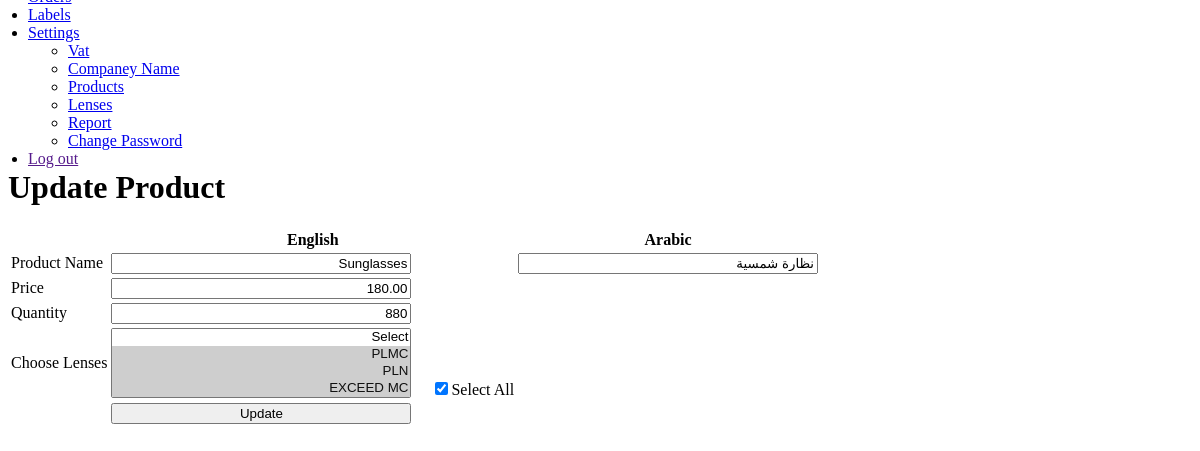
Screenshot of /product_edit.php?id=2 with the database file from the repository.
### tables this page shows
CREATE TABLE `products` (
  `id` int(11) NOT NULL,
  `product_name` varchar(255) NOT NULL,
  `product_arabic` varchar(255) NOT NULL,
  `product_price` decimal(10,2) NOT NULL,
  `product_qty` int(11) NOT NULL,
  `ischecked` int(2) NOT NULL DEFAULT '0'
);

### product_edit.php (the view, shortened to what this page needs)
<?php
$product_id = $_GET['id'];
$product_select = "SELECT * FROM products WHERE id='".$product_id."'";
$product_query = mysql_query($product_select);
$product_fetch = mysql_fetch_assoc($product_query);
$paired_lens_query = mysql_query("SELECT lens_id FROM lens_relation WHERE product_id = '".$product_id."' ");
$pairedLensArray = array();
while($pairedLens = mysql_fetch_assoc($paired_lens_query))
{
	array_push($pairedLensArray, $pairedLens['lens_id']);
}
require_once 'inc/page_menu.php';
?>
<link href="css/fSelect.css" rel="stylesheet">
<div class="content-header">
	<div class="header-section">
		<h1>Update Product</h1>
	</div>
</div>
<div class="block full block-alt-noblabel">
	<form id="LabelForm" method="post">
	<div class="table-responsive">
		<table id="general-table" class="table table-striped table-vcenter">
			<thead>
				<tr>
					<th></th>
					<th>English</th>
					<th>Arabic</th>
				</tr>
			</thead>
			<tbody>
				<tr>
					<td>Product Name</td>
					<td valign="top">
						<input type="text" name="product_name" value="<?php echo $product_fetch['product_name']; ?>" id="product_name" class="form-control" style="direction: rtl; width:300px;">
					</td>
					<td valign="top">
						<input type="text" value="<?php echo $product_fetch['product_arabic']; ?>" name="product_arabic"  id="product_arabic" class="form-control" style="direction: rtl; width:300px;" />
					</td>
				</tr>
				<tr>
					<td>Price</td>
					<td valign="top">
						<input type="number" name="product_price" value="<?php echo $product_fetch['product_price']; ?>" id="product_price" class="form-control" style="direction: rtl; width:300px;">
					</td>
				</tr>
				<tr>
					<td>Quantity</td>
					<td valign="top">
						<input type="number" name="product_qty"  id="product_qty" class="form-control" value="<?php echo $product_fetch['product_qty']; ?>" style="direction: rtl; width:300px;">
					</td>
				</tr>
				<tr>
					<td>Choose Lenses</td>
					<td valign="top">
						<select name="lenses_ids" id="lenses_ids" class="form-control lenses" style="direction: rtl; width:300px;" multiple="multiple">
							<option value="">Select</option>
							<?php
							$lense_select = "SELECT * FROM lenses";
							$lense_select_query = mysql_query($lense_select);
							if(mysql_num_rows($lense_select_query) > 0) {
								while ($lense_fetch = mysql_fetch_assoc($lense_select_query)) {
							?>
							<option value="<?php echo $lense_fetch['id']; ?>" <?php if(in_array($lense_fetch['id'], $pairedLensArray)) echo 'selected=selected'; ?>><?php echo $lense_fetch['lens_name']; ?></option>
						<?php } }
							?>
						</select>
						<input type="checkbox" id="checkbox" name="selectCheck" style="margin-left:20px;" <?php if($product_fetch['ischecked'] == 1) echo 'checked="checked"'; ?> >Select All
					</td>
				</tr>
				<tr>
					<td></td>
					<td valign="top"><input type="button" class="form-control btn btn-sm btn-primary" onClick="UpdateRecord(<?php echo $product_fetch['id'];?>);" value="Update" style="width:300px;"> </td>
				</tr>
			</tbody>
		</table>
	</div>
	</form>
</div>

### rows the page displays
products: product_name "ٍSunglasses", product_arabic "نظارة شمسية", product_price "180.00", product_qty "880", ischecked "☑"

### other values shown
form field lenses_ids "Select / PLMC ☑ / PLN ☑ / EXCEED MC ☑"
